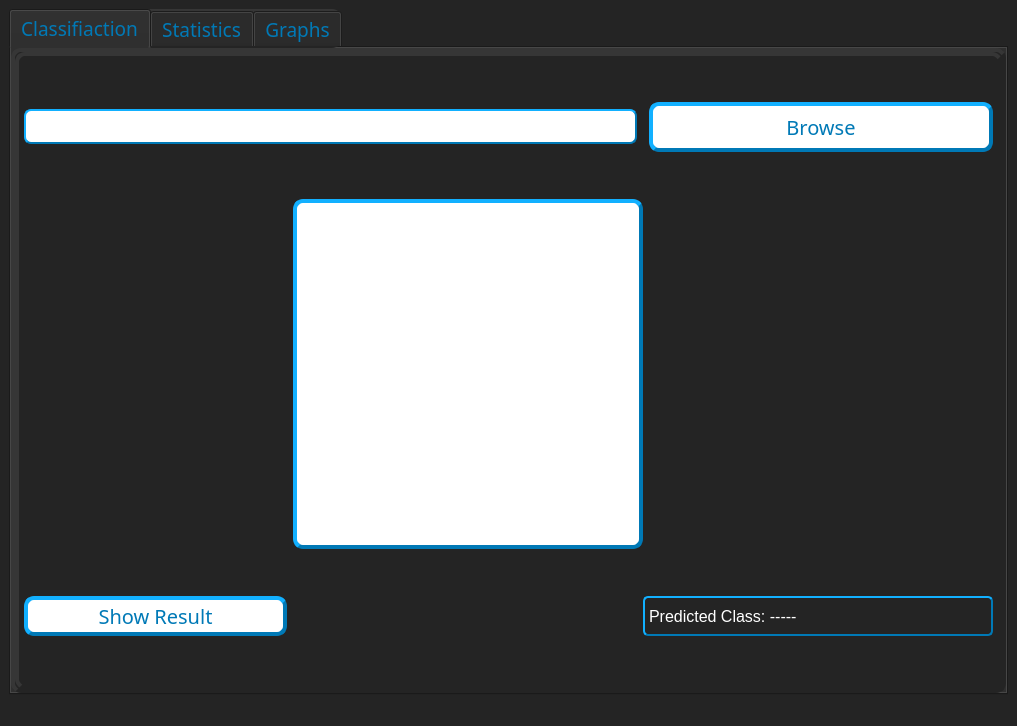
<?xml version="1.0" encoding="UTF-8"?>
<ui version="4.0">
 <class>MainWindow</class>
 <widget class="QMainWindow" name="MainWindow">
  <property name="geometry">
   <rect>
    <x>0</x>
    <y>0</y>
    <width>1017</width>
    <height>726</height>
   </rect>
  </property>
  <property name="font">
   <font>
    <family>MS Sans Serif</family>
    <pointsize>10</pointsize>
   </font>
  </property>
  <property name="windowTitle">
   <string>MainWindow</string>
  </property>
  <property name="styleSheet">
   <string notr="true">background-color: rgb(36, 36, 36);</string>
  </property>
  <widget class="QWidget" name="centralwidget">
   <layout class="QGridLayout" name="gridLayout">
    <item row="0" column="0">
     <widget class="QTabWidget" name="tabWidget">
      <property name="font">
       <font>
        <family>Mongolian Baiti</family>
        <pointsize>14</pointsize>
       </font>
      </property>
      <property name="styleSheet">
       <string notr="true">border-style: outset;
border-width: 4px;
border-radius: 10px;
border-color: rgb(36,  36, 36);
color: rgb(0, 121, 182);
</string>
      </property>
      <property name="currentIndex">
       <number>0</number>
      </property>
      <widget class="QWidget" name="tab">
       <attribute name="title">
        <string>Classifiaction</string>
       </attribute>
       <layout class="QGridLayout" name="gridLayout_2">
        <item row="1" column="4">
         <spacer name="horizontalSpacer_4">
          <property name="orientation">
           <enum>Qt::Horizontal</enum>
          </property>
          <property name="sizeHint" stdset="0">
           <size>
            <width>340</width>
            <height>20</height>
           </size>
          </property>
         </spacer>
        </item>
        <item row="2" column="3" colspan="2">
         <widget class="QLabel" name="label_3">
          <property name="minimumSize">
           <size>
            <width>350</width>
            <height>0</height>
           </size>
          </property>
          <property name="maximumSize">
           <size>
            <width>16777215</width>
            <height>16777215</height>
           </size>
          </property>
          <property name="font">
           <font>
            <pointsize>12</pointsize>
           </font>
          </property>
          <property name="styleSheet">
           <string notr="true">border-style: outset;
color: rgb(255, 255, 255);
border-width: 2px;
border-radius: 5px;
border-color: rgb(0, 121, 182);
</string>
          </property>
          <property name="text">
           <string>Predicted Class: -----</string>
          </property>
         </widget>
        </item>
        <item row="2" column="2">
         <spacer name="horizontalSpacer_2">
          <property name="orientation">
           <enum>Qt::Horizontal</enum>
          </property>
          <property name="sizeHint" stdset="0">
           <size>
            <width>40</width>
            <height>20</height>
           </size>
          </property>
         </spacer>
        </item>
        <item row="0" column="0" colspan="3">
         <widget class="QLineEdit" name="lineEdit">
          <property name="minimumSize">
           <size>
            <width>0</width>
            <height>35</height>
           </size>
          </property>
          <property name="font">
           <font>
            <pointsize>11</pointsize>
            <weight>75</weight>
            <bold>true</bold>
           </font>
          </property>
          <property name="styleSheet">
           <string notr="true">background-color: rgb(255, 255, 255);
border-style: outset;
border-width: 2px;
border-radius: 7px;
border-color: rgb(0, 121, 182);
color:rgb(0, 121, 182);</string>
          </property>
          <property name="text">
           <string/>
          </property>
          <property name="readOnly">
           <bool>true</bool>
          </property>
         </widget>
        </item>
        <item row="0" column="4">
         <widget class="QPushButton" name="browse_button">
          <property name="minimumSize">
           <size>
            <width>150</width>
            <height>50</height>
           </size>
          </property>
          <property name="font">
           <font>
            <family>Forte</family>
            <pointsize>15</pointsize>
            <weight>50</weight>
            <bold>false</bold>
           </font>
          </property>
          <property name="styleSheet">
           <string notr="true">background-color: rgb(255, 255, 255);
border-style: outset;
border-width: 4px;
border-radius: 10px;
border-color: rgb(0, 121, 182);
color:rgb(0, 121, 182);
</string>
          </property>
          <property name="text">
           <string>Browse</string>
          </property>
         </widget>
        </item>
        <item row="1" column="0">
         <spacer name="horizontalSpacer_5">
          <property name="orientation">
           <enum>Qt::Horizontal</enum>
          </property>
          <property name="sizeHint" stdset="0">
           <size>
            <width>249</width>
            <height>20</height>
           </size>
          </property>
         </spacer>
        </item>
        <item row="1" column="1" colspan="3">
         <widget class="PlotWidget" name="graphicsView">
          <property name="minimumSize">
           <size>
            <width>350</width>
            <height>350</height>
           </size>
          </property>
          <property name="maximumSize">
           <size>
            <width>350</width>
            <height>350</height>
           </size>
          </property>
          <property name="styleSheet">
           <string notr="true">background-color: rgb(255, 255, 255);
border-style: outset;
border-width: 4px;
border-radius: 10px;
border-color: rgb(0, 121, 182);
color:rgb(0, 121, 182);
</string>
          </property>
         </widget>
        </item>
        <item row="2" column="0">
         <widget class="QPushButton" name="classify_button">
          <property name="minimumSize">
           <size>
            <width>250</width>
            <height>40</height>
           </size>
          </property>
          <property name="font">
           <font>
            <family>Forte</family>
            <pointsize>15</pointsize>
           </font>
          </property>
          <property name="styleSheet">
           <string notr="true">background-color: rgb(255, 255, 255);
border-style: outset;
border-width: 4px;
border-radius: 10px;
border-color:rgb(0, 121, 182);
</string>
          </property>
          <property name="text">
           <string>Show Result</string>
          </property>
         </widget>
        </item>
       </layout>
      </widget>
      <widget class="QWidget" name="tab_3">
       <attribute name="title">
        <string>Statistics</string>
       </attribute>
       <layout class="QGridLayout" name="gridLayout_4">
        <item row="0" column="0">
         <spacer name="horizontalSpacer_7">
          <property name="orientation">
           <enum>Qt::Horizontal</enum>
          </property>
          <property name="sizeHint" stdset="0">
           <size>
            <width>40</width>
            <height>20</height>
           </size>
          </property>
         </spacer>
        </item>
        <item row="0" column="1">
         <widget class="QComboBox" name="comboBox">
          <property name="minimumSize">
           <size>
            <width>200</width>
            <height>0</height>
           </size>
          </property>
          <property name="font">
           <font>
            <pointsize>12</pointsize>
           </font>
          </property>
          <property name="styleSheet">
           <string notr="true">border-style: outset;
color: rgb(255, 255, 255);
border-width: 2px;
border-radius: 5px;
border-color: rgb(0, 121, 182);
</string>
          </property>
          <item>
           <property name="text">
            <string>Choose</string>
           </property>
          </item>
          <item>
           <property name="text">
            <string>Accuracy</string>
           </property>
          </item>
          <item>
           <property name="text">
            <string>Precision</string>
           </property>
          </item>
          <item>
           <property name="text">
            <string>Recall</string>
           </property>
          </item>
          <item>
           <property name="text">
            <string>F1</string>
           </property>
          </item>
         </widget>
        </item>
        <item row="1" column="0" colspan="2">
         <widget class="QTableWidget" name="tableWidget">
          <property name="font">
           <font>
            <family>Raleway</family>
            <pointsize>12</pointsize>
           </font>
          </property>
          <property name="styleSheet">
           <string notr="true">border-style: outset;
border-width: 2px;
border-radius: 10px;
border-color: rgb(0, 121, 182);;
background-color: rgb(48, 48, 48);
color: rgb(0, 121, 182);

</string>
          </property>
          <attribute name="verticalHeaderVisible">
           <bool>false</bool>
          </attribute>
          <column>
           <property name="text">
            <string>Class Labels</string>
           </property>
           <property name="font">
            <font>
             <family>Raleway</family>
             <pointsize>11</pointsize>
             <weight>75</weight>
             <bold>true</bold>
            </font>
           </property>
           <property name="background">
            <color>
             <red>255</red>
             <green>255</green>
             <blue>255</blue>
            </color>
           </property>
          </column>
          <column>
           <property name="text">
            <string>Score</string>
           </property>
           <property name="font">
            <font>
             <family>Raleway</family>
             <pointsize>11</pointsize>
             <weight>75</weight>
             <bold>true</bold>
            </font>
           </property>
           <property name="background">
            <color>
             <red>253</red>
             <green>253</green>
             <blue>253</blue>
            </color>
           </property>
          </column>
         </widget>
        </item>
        <item row="2" column="1">
         <widget class="QPushButton" name="score_button">
          <property name="minimumSize">
           <size>
            <width>250</width>
            <height>40</height>
           </size>
          </property>
          <property name="maximumSize">
           <size>
            <width>60</width>
            <height>16777215</height>
           </size>
          </property>
          <property name="font">
           <font>
            <family>Forte</family>
            <pointsize>15</pointsize>
           </font>
          </property>
          <property name="styleSheet">
           <string notr="true">background-color: rgb(255, 255, 255);
border-style: outset;
border-width: 4px;
border-radius: 10px;
border-color:rgb(0, 121, 182);
</string>
          </property>
          <property name="text">
           <string>Show Score</string>
          </property>
         </widget>
        </item>
       </layout>
      </widget>
      <widget class="QWidget" name="tab_2">
       <attribute name="title">
        <string>Graphs</string>
       </attribute>
       <layout class="QGridLayout" name="gridLayout_3">
        <item row="1" column="2">
         <spacer name="horizontalSpacer_6">
          <property name="orientation">
           <enum>Qt::Horizontal</enum>
          </property>
          <property name="sizeHint" stdset="0">
           <size>
            <width>347</width>
            <height>20</height>
           </size>
          </property>
         </spacer>
        </item>
        <item row="1" column="1">
         <widget class="QPushButton" name="graphs_button">
          <property name="maximumSize">
           <size>
            <width>350</width>
            <height>40</height>
           </size>
          </property>
          <property name="font">
           <font>
            <family>Forte</family>
            <pointsize>13</pointsize>
            <weight>50</weight>
            <bold>false</bold>
           </font>
          </property>
          <property name="styleSheet">
           <string notr="true">background-color: rgb(255, 255, 255);
border-style: outset;
border-width: 4px;
border-radius: 10px;
border-color: rgb(0, 121, 182);
color: rgb(0, 121, 182);
</string>
          </property>
          <property name="text">
           <string>Show Graphs</string>
          </property>
         </widget>
        </item>
        <item row="0" column="2">
         <widget class="PlotWidget" name="graphicsView_3">
          <property name="minimumSize">
           <size>
            <width>350</width>
            <height>300</height>
           </size>
          </property>
          <property name="maximumSize">
           <size>
            <width>350</width>
            <height>300</height>
           </size>
          </property>
          <property name="styleSheet">
           <string notr="true">background-color: rgb(255, 255, 255);
border-style: outset;
border-width: 4px;
border-radius: 10px;
border-color: rgb(0, 121, 182);
color: rgb(73, 220, 220);
</string>
          </property>
         </widget>
        </item>
        <item row="1" column="0">
         <spacer name="horizontalSpacer">
          <property name="orientation">
           <enum>Qt::Horizontal</enum>
          </property>
          <property name="sizeHint" stdset="0">
           <size>
            <width>347</width>
            <height>20</height>
           </size>
          </property>
         </spacer>
        </item>
        <item row="0" column="0">
         <widget class="PlotWidget" name="graphicsView_2">
          <property name="minimumSize">
           <size>
            <width>350</width>
            <height>300</height>
           </size>
          </property>
          <property name="maximumSize">
           <size>
            <width>350</width>
            <height>300</height>
           </size>
          </property>
          <property name="styleSheet">
           <string notr="true">background-color: rgb(255, 255, 255);
border-style: outset;
border-width: 4px;
border-radius: 10px;
border-color: rgb(0, 121, 182);
color: rgb(73, 220, 220);
</string>
          </property>
         </widget>
        </item>
        <item row="0" column="1">
         <spacer name="horizontalSpacer_3">
          <property name="orientation">
           <enum>Qt::Horizontal</enum>
          </property>
          <property name="sizeHint" stdset="0">
           <size>
            <width>198</width>
            <height>20</height>
           </size>
          </property>
         </spacer>
        </item>
       </layout>
      </widget>
     </widget>
    </item>
   </layout>
  </widget>
  <widget class="QStatusBar" name="statusbar"/>
 </widget>
 <customwidgets>
  <customwidget>
   <class>PlotWidget</class>
   <extends>QGraphicsView</extends>
   <header>pyqtgraph</header>
  </customwidget>
 </customwidgets>
 <resources/>
 <connections/>
</ui>
